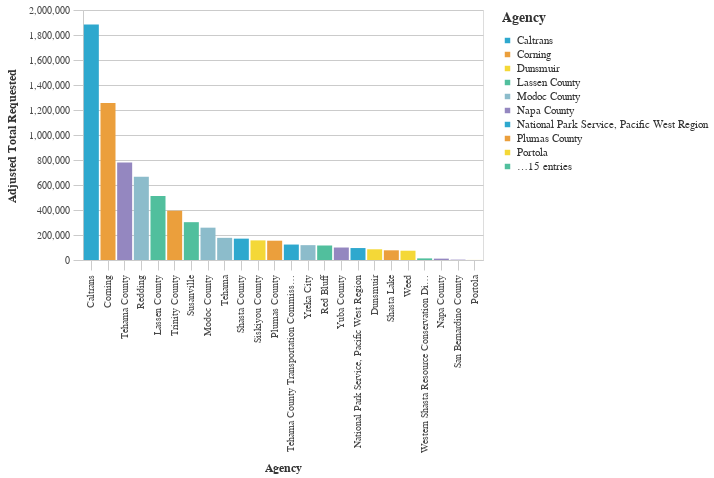

The notebook cell this image was saved under:
### Code cell
#Bar chart Average Total Requested Funds by Agency
chart4=(_dla_utils_reports.basic_bar_chart_no_save((((_dla_utils_reports.calculate_data_all(df, 'adjusted_total_requested', 'primary_agency_name', aggfunc="mean"))
                          >>arrange(-_.adjusted_total_requested)).head(30)
                        ), 'primary_agency_name','adjusted_total_requested', 'primary_agency_name', district
                          
                       ))
    
display(HTML("<h4><strong>Average Total Requested Funds by Agency ($2021)</strong></h4>"))
chart4

### Figure 1 — Vega-Lite specification as saved in the notebook (floating-point values rounded to 4 significant figures)
{"config": {"view": {"continuousWidth": 400, "continuousHeight": 300}, "axis": {"domainColor": "#cbcbcb", "grid": true, "gridColor": "#cbcbcb", "gridWidth": 1, "labelColor": "#474747", "labelFont": "Nunito Sans", "labelFontSize": 10, "labelPadding": 4, "tickColor": "#cbcbcb", "tickSize": 10, "titleColor": "#333", "titleFont": "Raleway", "titleFontSize": 12, "titlePadding": 10}, "axisBand": {"grid": false}, "background": "white", "font": "Raleway", "header": {"labelFont": "Nunito Sans", "titleFont": "Raleway"}, "legend": {"labelColor": "#333", "labelFont": "Nunito Sans", "labelFontSize": 11, "labelLimit": 0, "padding": 1, "symbolSize": 30, "symbolType": "square", "titleColor": "#333", "titleFont": "Raleway", "titleFontSize": 14, "titlePadding": 10}, "title": {"anchor": "middle", "font": "Raleway", "fontSize": 18, "fontWeight": 300, "offset": 20}}, "data": {"name": "data-33f155a72abecb569e57e0924cdde15b"}, "mark": "bar", "encoding": {"color": {"field": "primary_agency_name", "legend": {"symbolLimit": 10, "title": "Agency"}, "scale": {"range": ["#2EA8CE", "#EB9F3C", "#F4D837", "#51BF9D", "#8CBCCB", "#9487C0"]}, "type": "nominal"}, "tooltip": [{"field": "primary_agency_name", "type": "nominal"}, {"field": "adjusted_total_requested", "type": "quantitative"}], "x": {"field": "primary_agency_name", "sort": "-y", "title": "Agency", "type": "nominal"}, "y": {"field": "adjusted_total_requested", "title": "Adjusted Total Requested", "type": "quantitative"}}, "height": 250, "width": 400, "$schema": "https://vega.github.io/schema/vega-lite/v4.17.0.json", "datasets": {"data-33f155a72abecb569e57e0924cdde15b": [{"primary_agency_name": "Caltrans", "adjusted_total_requested": 1884000.0}, {"primary_agency_name": "Corning", "adjusted_total_requested": 1255000.0}, {"primary_agency_name": "Tehama County", "adjusted_total_requested": 779800.0}, {"primary_agency_name": "Redding", "adjusted_total_requested": 666600.0}, {"primary_agency_name": "Lassen County", "adjusted_total_requested": 512400.0}, {"primary_agency_name": "Trinity County", "adjusted_total_requested": 394300.0}, {"primary_agency_name": "Susanville", "adjusted_total_requested": 302600.0}, {"primary_agency_name": "Modoc County", "adjusted_total_requested": 258700.0}, {"primary_agency_name": "Tehama", "adjusted_total_requested": 177200.0}, {"primary_agency_name": "Shasta County", "adjusted_total_requested": 170900.0}, {"primary_agency_name": "Siskiyou County", "adjusted_total_requested": 156900.0}, {"primary_agency_name": "Plumas County", "adjusted_total_requested": 154500.0}, {"primary_agency_name": "Tehama County Transportation Commission", "adjusted_total_requested": 123600.0}, {"primary_agency_name": "Yreka City", "adjusted_total_requested": 118700.0}, {"primary_agency_name": "Red Bluff", "adjusted_total_requested": 116000.0}, {"primary_agency_name": "Yuba County", "adjusted_total_requested": 99830.0}, {"primary_agency_name": "National Park Service, Pacific West Region", "adjusted_total_requested": 95660.0}, {"primary_agency_name": "Dunsmuir", "adjusted_total_requested": 85650.0}, {"primary_agency_name": "Shasta Lake", "adjusted_total_requested": 77510.0}, {"primary_agency_name": "Weed", "adjusted_total_requested": 74310.0}, {"primary_agency_name": "Western Shasta Resource Conservation District", "adjusted_total_requested": 12870.0}, {"primary_agency_name": "Napa County", "adjusted_total_requested": 10870.0}, {"primary_agency_name": "San Bernardino County", "adjusted_total_requested": 2830.0}, {"primary_agency_name": "Portola", "adjusted_total_requested": 440.2}]}}
